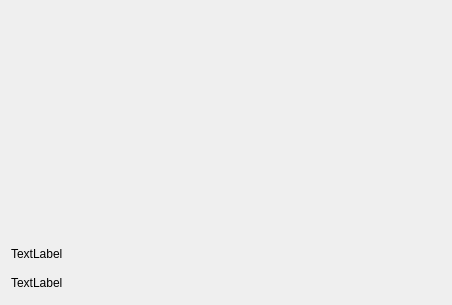
<?xml version="1.0" encoding="UTF-8"?>
<ui version="4.0">
 <class>HomeMMTag</class>
 <widget class="QWidget" name="HomeMMTag">
  <property name="geometry">
   <rect>
    <x>0</x>
    <y>0</y>
    <width>452</width>
    <height>305</height>
   </rect>
  </property>
  <property name="windowTitle">
   <string>Form</string>
  </property>
  <layout class="QVBoxLayout" name="verticalLayout" stretch="10,1,1">
   <item>
    <widget class="QLabel" name="label_photo">
     <property name="minimumSize">
      <size>
       <width>0</width>
       <height>0</height>
      </size>
     </property>
     <property name="maximumSize">
      <size>
       <width>16777215</width>
       <height>16777215</height>
      </size>
     </property>
     <property name="font">
      <font>
       <pointsize>24</pointsize>
      </font>
     </property>
     <property name="styleSheet">
      <string notr="true">border-image: url(:/home/src/480.jpg);</string>
     </property>
     <property name="text">
      <string/>
     </property>
     <property name="alignment">
      <set>Qt::AlignCenter</set>
     </property>
    </widget>
   </item>
   <item>
    <widget class="QLabel" name="label_title">
     <property name="text">
      <string>TextLabel</string>
     </property>
    </widget>
   </item>
   <item>
    <widget class="QLabel" name="label_time">
     <property name="text">
      <string>TextLabel</string>
     </property>
    </widget>
   </item>
  </layout>
 </widget>
 <resources/>
 <connections/>
</ui>
